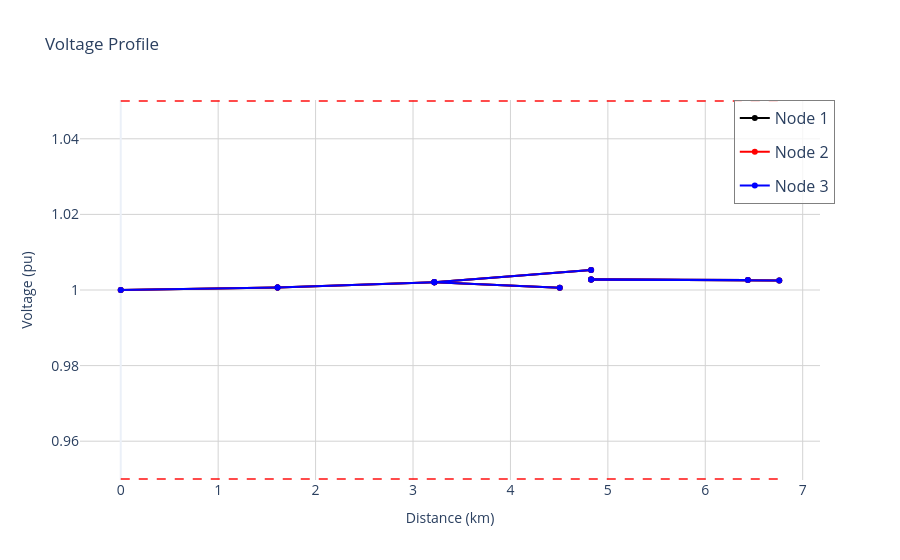

The notebook cell this image was saved under:
### Code cell
dss_tools.interactive_view.voltage_profile()

### Figure 1 — Plotly figure (JSON) as saved in the notebook; plotly's stock layout.template omitted (floating-point values rounded to 4 significant figures)
{"data": [{"customdata": [["0"], ["1"]], "hovertemplate": "Bus: %{customdata[0]}<br>Distance: %{x}<br>Voltage: %{y:.3f} pu<extra></extra>", "legendgroup": "Node 1", "line": {"color": "black"}, "marker": {"color": "black"}, "mode": "lines+markers", "name": "Node 1", "showlegend": true, "type": "scatter", "x": [0, 1.609], "y": [1.0, 1.001]}, {"customdata": [["1"], ["2"]], "hovertemplate": "Bus: %{customdata[0]}<br>Distance: %{x}<br>Voltage: %{y:.3f} pu<extra></extra>", "legendgroup": "Node 1", "line": {"color": "black"}, "marker": {"color": "black"}, "mode": "lines+markers", "name": "Node 1", "showlegend": false, "type": "scatter", "x": [1.609, 3.219], "y": [1.001, 1.002]}, {"customdata": [["2"], ["3"]], "hovertemplate": "Bus: %{customdata[0]}<br>Distance: %{x}<br>Voltage: %{y:.3f} pu<extra></extra>", "legendgroup": "Node 1", "line": {"color": "black"}, "marker": {"color": "black"}, "mode": "lines+markers", "name": "Node 1", "showlegend": false, "type": "scatter", "x": [3.219, 4.506], "y": [1.002, 1.001]}, {"customdata": [["2"], ["4"]], "hovertemplate": "Bus: %{customdata[0]}<br>Distance: %{x}<br>Voltage: %{y:.3f} pu<extra></extra>", "legendgroup": "Node 1", "line": {"color": "black"}, "marker": {"color": "black"}, "mode": "lines+markers", "name": "Node 1", "showlegend": false, "type": "scatter", "x": [3.219, 4.828], "y": [1.002, 1.005]}, {"customdata": [["5"], ["6"]], "hovertemplate": "Bus: %{customdata[0]}<br>Distance: %{x}<br>Voltage: %{y:.3f} pu<extra></extra>", "legendgroup": "Node 1", "line": {"color": "black"}, "marker": {"color": "black"}, "mode": "lines+markers", "name": "Node 1", "showlegend": false, "type": "scatter", "x": [4.828, 6.437], "y": [1.003, 1.003]}, {"customdata": [["5"], ["7"]], "hovertemplate": "Bus: %{customdata[0]}<br>Distance: %{x}<br>Voltage: %{y:.3f} pu<extra></extra>", "legendgroup": "Node 1", "line": {"color": "black"}, "marker": {"color": "black"}, "mode": "lines+markers", "name": "Node 1", "showlegend": false, "type": "scatter", "x": [4.828, 6.759], "y": [1.003, 1.002]}, {"customdata": [["0"], ["1"]], "hovertemplate": "Bus: %{customdata[0]}<br>Distance: %{x}<br>Voltage: %{y:.3f} pu<extra></extra>", "legendgroup": "Node 2", "line": {"color": "red"}, "marker": {"color": "red"}, "mode": "lines+markers", "name": "Node 2", "showlegend": true, "type": "scatter", "x": [0, 1.609], "y": [1.0, 1.001]}, {"customdata": [["1"], ["2"]], "hovertemplate": "Bus: %{customdata[0]}<br>Distance: %{x}<br>Voltage: %{y:.3f} pu<extra></extra>", "legendgroup": "Node 2", "line": {"color": "red"}, "marker": {"color": "red"}, "mode": "lines+markers", "name": "Node 2", "showlegend": false, "type": "scatter", "x": [1.609, 3.219], "y": [1.001, 1.002]}, {"customdata": [["2"], ["3"]], "hovertemplate": "Bus: %{customdata[0]}<br>Distance: %{x}<br>Voltage: %{y:.3f} pu<extra></extra>", "legendgroup": "Node 2", "line": {"color": "red"}, "marker": {"color": "red"}, "mode": "lines+markers", "name": "Node 2", "showlegend": false, "type": "scatter", "x": [3.219, 4.506], "y": [1.002, 1.001]}, {"customdata": [["2"], ["4"]], "hovertemplate": "Bus: %{customdata[0]}<br>Distance: %{x}<br>Voltage: %{y:.3f} pu<extra></extra>", "legendgroup": "Node 2", "line": {"color": "red"}, "marker": {"color": "red"}, "mode": "lines+markers", "name": "Node 2", "showlegend": false, "type": "scatter", "x": [3.219, 4.828], "y": [1.002, 1.005]}, {"customdata": [["5"], ["6"]], "hovertemplate": "Bus: %{customdata[0]}<br>Distance: %{x}<br>Voltage: %{y:.3f} pu<extra></extra>", "legendgroup": "Node 2", "line": {"color": "red"}, "marker": {"color": "red"}, "mode": "lines+markers", "name": "Node 2", "showlegend": false, "type": "scatter", "x": [4.828, 6.437], "y": [1.003, 1.003]}, {"customdata": [["5"], ["7"]], "hovertemplate": "Bus: %{customdata[0]}<br>Distance: %{x}<br>Voltage: %{y:.3f} pu<extra></extra>", "legendgroup": "Node 2", "line": {"color": "red"}, "marker": {"color": "red"}, "mode": "lines+markers", "name": "Node 2", "showlegend": false, "type": "scatter", "x": [4.828, 6.759], "y": [1.003, 1.002]}, {"customdata": [["0"], ["1"]], "hovertemplate": "Bus: %{customdata[0]}<br>Distance: %{x}<br>Voltage: %{y:.3f} pu<extra></extra>", "legendgroup": "Node 3", "line": {"color": "blue"}, "marker": {"color": "blue"}, "mode": "lines+markers", "name": "Node 3", "showlegend": true, "type": "scatter", "x": [0, 1.609], "y": [1.0, 1.001]}, {"customdata": [["1"], ["2"]], "hovertemplate": "Bus: %{customdata[0]}<br>Distance: %{x}<br>Voltage: %{y:.3f} pu<extra></extra>", "legendgroup": "Node 3", "line": {"color": "blue"}, "marker": {"color": "blue"}, "mode": "lines+markers", "name": "Node 3", "showlegend": false, "type": "scatter", "x": [1.609, 3.219], "y": [1.001, 1.002]}, {"customdata": [["2"], ["3"]], "hovertemplate": "Bus: %{customdata[0]}<br>Distance: %{x}<br>Voltage: %{y:.3f} pu<extra></extra>", "legendgroup": "Node 3", "line": {"color": "blue"}, "marker": {"color": "blue"}, "mode": "lines+markers", "name": "Node 3", "showlegend": false, "type": "scatter", "x": [3.219, 4.506], "y": [1.002, 1.001]}, {"customdata": [["2"], ["4"]], "hovertemplate": "Bus: %{customdata[0]}<br>Distance: %{x}<br>Voltage: %{y:.3f} pu<extra></extra>", "legendgroup": "Node 3", "line": {"color": "blue"}, "marker": {"color": "blue"}, "mode": "lines+markers", "name": "Node 3", "showlegend": false, "type": "scatter", "x": [3.219, 4.828], "y": [1.002, 1.005]}, {"customdata": [["5"], ["6"]], "hovertemplate": "Bus: %{customdata[0]}<br>Distance: %{x}<br>Voltage: %{y:.3f} pu<extra></extra>", "legendgroup": "Node 3", "line": {"color": "blue"}, "marker": {"color": "blue"}, "mode": "lines+markers", "name": "Node 3", "showlegend": false, "type": "scatter", "x": [4.828, 6.437], "y": [1.003, 1.003]}, {"customdata": [["5"], ["7"]], "hovertemplate": "Bus: %{customdata[0]}<br>Distance: %{x}<br>Voltage: %{y:.3f} pu<extra></extra>", "legendgroup": "Node 3", "line": {"color": "blue"}, "marker": {"color": "blue"}, "mode": "lines+markers", "name": "Node 3", "showlegend": false, "type": "scatter", "x": [4.828, 6.759], "y": [1.003, 1.002]}], "layout": {"legend": {"bgcolor": "rgba(255,255,255,0.8)", "bordercolor": "gray", "borderwidth": 1, "font": {"size": 16}, "x": 1.02, "xanchor": "right", "y": 1, "yanchor": "top"}, "shapes": [{"line": {"color": "red", "dash": "dash", "width": 2}, "opacity": 0.7, "type": "line", "x0": 0, "x1": 6.759, "y0": 1.05, "y1": 1.05}, {"line": {"color": "red", "dash": "dash", "width": 2}, "opacity": 0.7, "type": "line", "x0": 0, "x1": 6.759, "y0": 0.95, "y1": 0.95}], "showlegend": true, "title": {"text": "Voltage Profile"}, "xaxis": {"gridcolor": "lightgray", "showgrid": true, "tickfont": {"size": 14}, "title": {"text": "Distance (km)"}}, "yaxis": {"gridcolor": "lightgray", "showgrid": true, "tickfont": {"size": 14}, "title": {"text": "Voltage (pu)"}}}}
